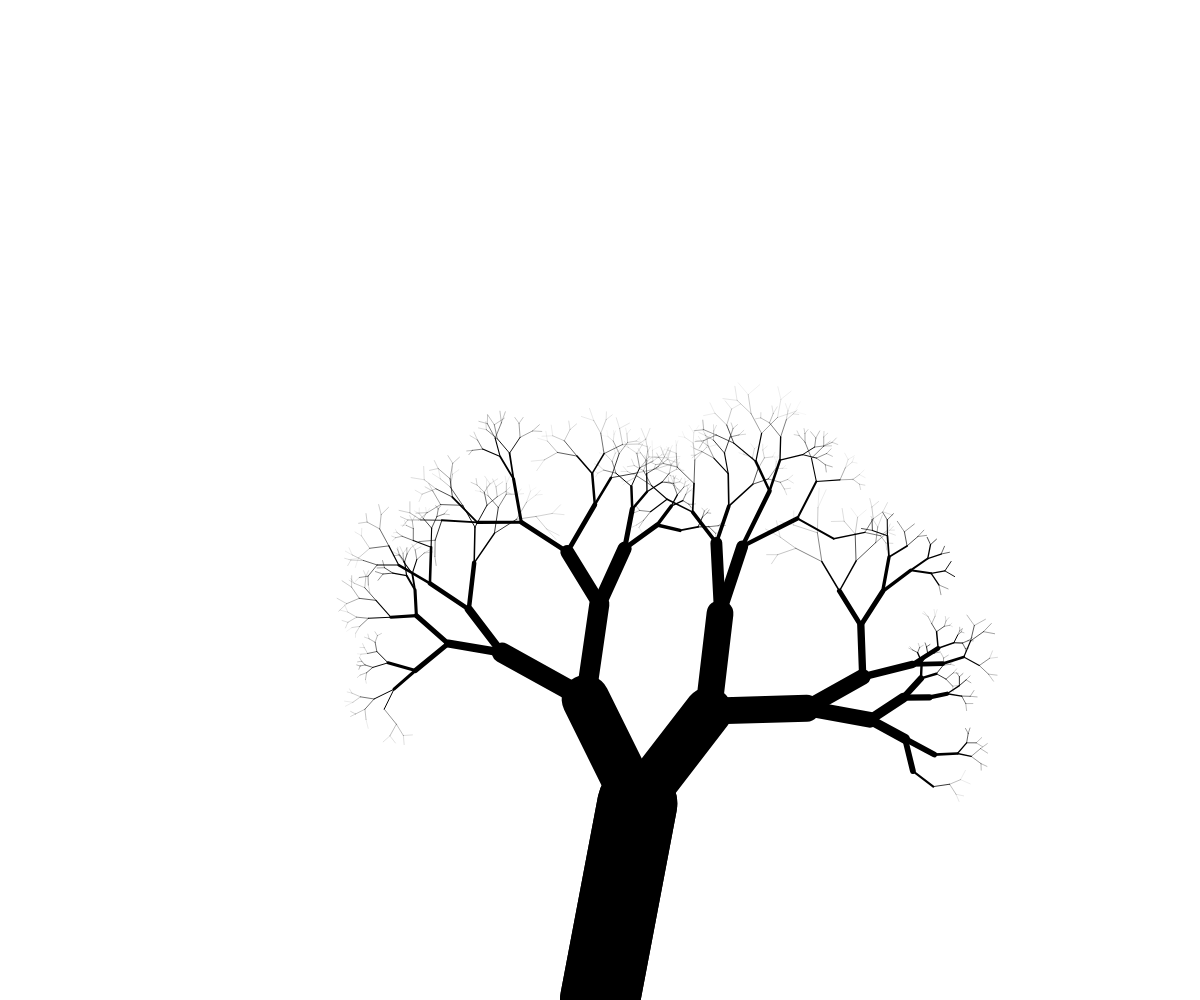
Frame 1 (no input)
Frame 60 (no input): identical to frame 1, image omitted
Frame 120 (the mouse pressed at the canvas centre since frame 60): identical to frame 1, image omitted

The p5.js sketch that drew this single still picture (run headless with seeded random() and noise() and a simulated clock; from frame 60 on, the mouse is pressed at the canvas centre):

// p5.js sketch
// ── sketch.js
var alturaTronco, espTronco;
var geracoes, nRamos;
var compPercentagem;
var compVarMin, compVarMax;
var largPercentagem;
var angIniMin, angIniMax;
var angVariation;
var largVarMin, largVarMax;

var arvore = new Arvore();

function setup() {
	createCanvas(windowWidth, windowHeight);

	geracoes = 9;
	nRamos = 2;
	alturaTronco = height*0.2;
	espTronco = alturaTronco*0.4;
	compPercentagem = 0.7;
	compVarMin = 0.5;
	compVarMax = 0.9;

	angIniMin = 4.4;
	angIniMax = 5.1;
	angVariation = 0.8;

	largPercentagem = 0.6;
	largVarMin = 0.3;
	largVarMax = 0.7;

	arvore.initArvore(width/2, 
		height,
		geracoes, 
		nRamos,
		alturaTronco,
		espTronco,
		compPercentagem, 
		compVarMin,
		compVarMax, 
		angIniMin,
		angIniMax,
		angVariation,
		largPercentagem,
		largVarMin,
		largVarMax
		);
}

function draw() {
	background(255);
	arvore.desenhaTronco();
	arvore.desenhaSegmentos();
}
// ── arvore.js
function Arvore() {
	this.segmentos = [];

	this.geracoes;
	this.nRamos;

	this.tx;
	this.ty;
	this.angIni;
	this.posXIni;
	this.posYIni;
	this.angIniMin;
	this.andIniMax;
	this.angVariation;
	this.alturaTronco;
	this.espessuraTronco;

	this.genPercentageComp;
	this.genPercentageLarg;

	this.compVarMin;
	this.compVarMax;

	this.initArvore = function(
		cx,cy, gen, nRamos,
		altTronco, espTronco, 
		compPerc, compVarMin, compVarMax,
		angIniMin, angIniMax, angVariation, 
		largPerc, largVarMin, largVarMax) {
		
		this.geracoes = gen;
		this.nRamos = nRamos;

		this.posXIni = cx;
		this.posYIni = cy;
		this.alturaTronco = altTronco;
		this.espessuraTronco = espTronco;
		this.genPercentageComp = compPerc;
		this.compVarMin = compVarMin;
		this.compVarMax = compVarMax;
		this.angIniMin = angIniMin;
		this.angIniMax = angIniMax;
		this.angVariation = angVariation;
		this.genPercentageLarg = largPerc;
		this.largVarMin = largVarMin;
		this.largVarMax = largVarMax;

		this.angIni = random(this.angIniMin, this.angIniMax);

		this.tx = this.posXIni + this.alturaTronco * cos(this.angIni);
		this.ty = this.posYIni + this.alturaTronco * sin(this.angIni);
		this.segmentos[0] = new segmento(this.posXIni,this.posYIni,this.tx,this.ty,this.espessuraTronco);

		this.desenhaRamos(this.tx, this.ty, this.angIni, this.alturaTronco, this.espessuraTronco, this.geracoes);
	}

	this.desenhaSegmentos = function() {
		for(var x = 0; x < this.segmentos.length; x++) {
			this.segmentos[x].desenhaSeg();
		}
	}

	this.desenhaTronco = function() { 
		this.segmentos[0].desenhaSeg(); 
	}

	this.desenhaRamos = function(cx, cy, angIni, compIni, largIni, gen) {
		--gen;
		var angPasso = PI/(this.nRamos+1);
		var comp = compIni*random(this.compVarMin,this.compVarMax);
		var larg = largIni*random(this.largVarMin,this.largVarMax);

		for(var ang = angIni-HALF_PI+angPasso; ang < angIni+HALF_PI-angPasso; ang += angPasso) {
			var angTmp = random(ang-(this.angVariation/2),ang+(this.angVariation/2));
			var ax = cx + comp * cos(angTmp);
			var ay = cy + comp * sin(angTmp);

			append(this.segmentos, new segmento(cx, cy, ax, ay,larg));

			if(gen > 0) {
				this.desenhaRamos(ax, ay, ang, comp, larg, gen);
			}
		}

	}
}
// ── segmento.js
function segmento(ax,ay,bx,by,esp) {
	this.ax = ax;
		this.ay = ay;
		this.bx = bx;
		this.by = by;
		this.esp = esp;

	this.desenhaSeg = function() {
		stroke(0);
		strokeWeight(this.esp);
		line(this.ax, this.ay, this.bx, this.by);
	}
}
